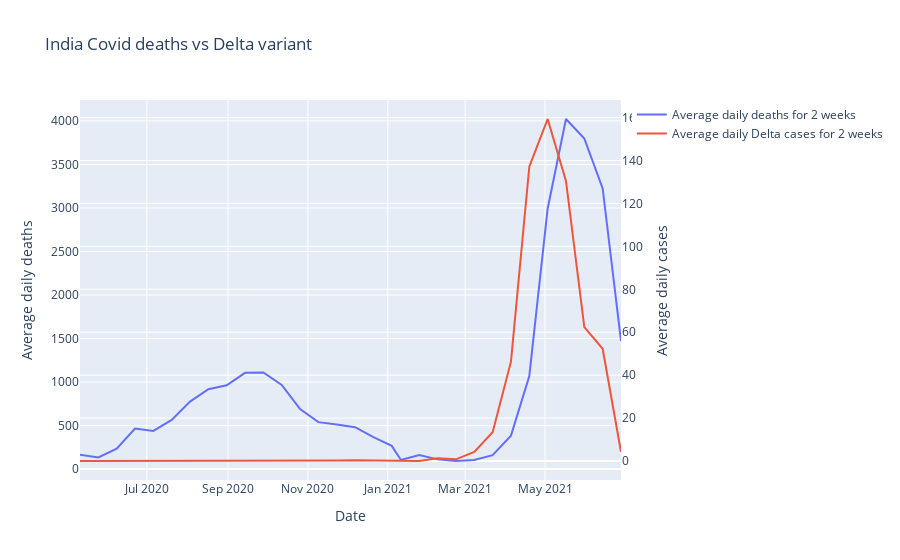

Notebook code cell kept with this figure:
### Code cell
from plotly.offline import iplot
new_cases = go.Scatter(x=Indiafinal['date'], y=Indiafinal['Average Daily deaths'], yaxis='y1', name='Average daily deaths for 2 weeks')
daily_delta = go.Scatter(x=Indiafinal['date'], y=Indiafinal['Average Daily Delta variants'], yaxis='y2', name='Average daily Delta cases for 2 weeks')

layout_obj = go.Layout(title='India Covid deaths vs Delta variant', xaxis=dict(title='Date'), yaxis=dict(title='Average daily deaths'), yaxis2=dict(title='Average daily cases', side='right', overlaying='y'))
fig = go.Figure(data=[new_cases, daily_delta], layout=layout_obj)
iplot(fig)

### Figure 1 — Plotly figure (JSON) as saved in the notebook; plotly's stock layout.template omitted (floating-point values rounded to 4 significant figures)
{"data": [{"name": "Average daily deaths for 2 weeks", "type": "scatter", "x": ["2020-05-11T00:00:00", "2020-05-25T00:00:00", "2020-06-08T00:00:00", "2020-06-22T00:00:00", "2020-07-06T00:00:00", "2020-07-20T00:00:00", "2020-08-03T00:00:00", "2020-08-17T00:00:00", "2020-08-31T00:00:00", "2020-09-14T00:00:00", "2020-09-28T00:00:00", "2020-10-12T00:00:00", "2020-10-26T00:00:00", "2020-11-09T00:00:00", "2020-11-23T00:00:00", "2020-12-07T00:00:00", "2020-12-21T00:00:00", "2021-01-04T00:00:00", "2021-01-11T00:00:00", "2021-01-25T00:00:00", "2021-02-08T00:00:00", "2021-02-22T00:00:00", "2021-03-08T00:00:00", "2021-03-22T00:00:00", "2021-04-05T00:00:00", "2021-04-19T00:00:00", "2021-05-03T00:00:00", "2021-05-17T00:00:00", "2021-05-31T00:00:00", "2021-06-14T00:00:00", "2021-06-28T00:00:00"], "y": [163.9, 134.1, 235.8, 467, 439.1, 565.9, 775.4, 918.5, 963.6, 1106.0, 1110.0, 967, 689, 539.8, 511.4, 481.4, 368.1, 267.1, 105.5, 161.4, 112.2, 93.21, 104.8, 159.7, 384.4, 1070.0, 2991.0, 4022.0, 3798.0, 3224, 1472.0], "yaxis": "y"}, {"name": "Average daily Delta cases for 2 weeks", "type": "scatter", "x": ["2020-05-11T00:00:00", "2020-05-25T00:00:00", "2020-06-08T00:00:00", "2020-06-22T00:00:00", "2020-07-06T00:00:00", "2020-07-20T00:00:00", "2020-08-03T00:00:00", "2020-08-17T00:00:00", "2020-08-31T00:00:00", "2020-09-14T00:00:00", "2020-09-28T00:00:00", "2020-10-12T00:00:00", "2020-10-26T00:00:00", "2020-11-09T00:00:00", "2020-11-23T00:00:00", "2020-12-07T00:00:00", "2020-12-21T00:00:00", "2021-01-04T00:00:00", "2021-01-11T00:00:00", "2021-01-25T00:00:00", "2021-02-08T00:00:00", "2021-02-22T00:00:00", "2021-03-08T00:00:00", "2021-03-22T00:00:00", "2021-04-05T00:00:00", "2021-04-19T00:00:00", "2021-05-03T00:00:00", "2021-05-17T00:00:00", "2021-05-31T00:00:00", "2021-06-14T00:00:00", "2021-06-28T00:00:00"], "y": [0, 0, 0, 0, 0, 0, 0, 0, 0, 0.07143, 0, 0, 0, 0, 0.2143, 0.3571, 0.2143, 0.2857, 0.07143, 0, 1.286, 0.7857, 4.214, 13.43, 46.29, 137.1, 159.4, 130.5, 62.43, 52.29, 4.286], "yaxis": "y2"}], "layout": {"title": {"text": "India Covid deaths vs Delta variant"}, "xaxis": {"title": {"text": "Date"}}, "yaxis": {"title": {"text": "Average daily deaths"}}, "yaxis2": {"overlaying": "y", "side": "right", "title": {"text": "Average daily cases"}}}}
